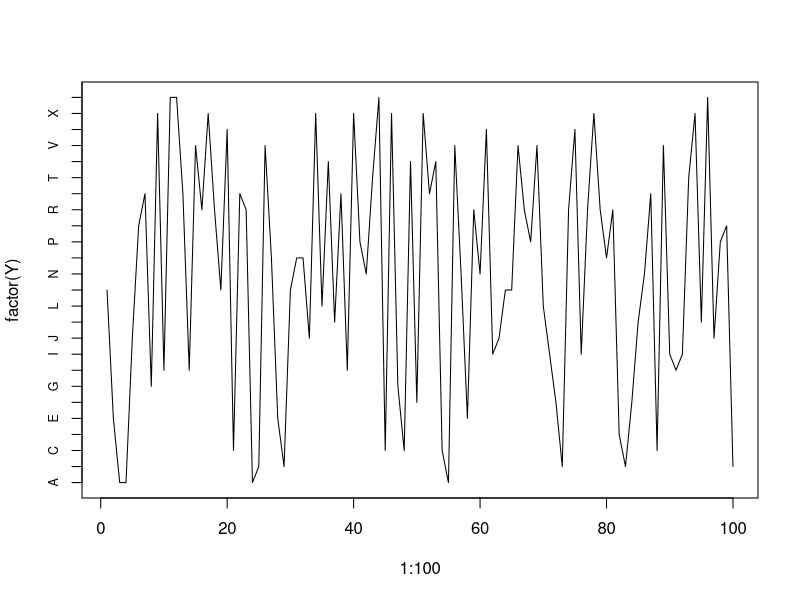

This figure's R source:

Y <- sample(LETTERS, 100, replace = TRUE)

plot(1:100, factor(Y), type = "l", yaxt = "n")

axis(2, at = 1:26, labels = LETTERS, cex.axis = 0.75)
